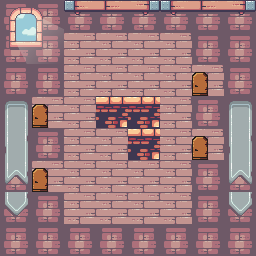

This game map was drawn from its Tiled (.tmx) file and the tilesets committed beside it. A one-line description and the full map source follow:
An orthogonal 8x8 tile map with 32x32 px tiles, 7 tile layers (Floor, Walls, Decorations, Top RIght Door, ...), 3 tilesets.

<map version="1.10" tiledversion="1.11.2" orientation="orthogonal" renderorder="right-down" width="8" height="8" tilewidth="32" tileheight="32" infinite="0" nextlayerid="8" nextobjectid="1">
 <tileset firstgid="1" source="Terrain (32x32).tsx" />
 <tileset firstgid="248" source="door_closed.tsx" />
 <tileset firstgid="249" source="Decorations (32x32).tsx" />
 <layer id="1" name="Floor" width="8" height="8">
  <data encoding="csv">
155,155,155,155,155,155,155,155,
155,155,155,155,155,155,155,155,
155,155,155,155,155,155,155,155,
155,155,155,155,155,155,155,155,
155,155,155,155,155,155,155,155,
155,155,155,155,155,155,155,155,
155,155,155,155,155,155,155,155,
155,155,155,155,155,155,155,155
</data>
 </layer>
 <layer id="2" name="Walls" width="8" height="8">
  <data encoding="csv">
215,215,215,215,215,215,215,215,
215,215,0,0,0,0,215,215,
215,215,0,0,0,0,0,215,
215,0,0,84,84,0,215,215,
215,215,0,0,84,0,0,215,
215,0,0,0,0,0,215,215,
215,215,0,0,0,0,215,215,
215,215,215,215,215,215,215,215
</data>
 </layer>
 <layer id="7" name="Decorations" width="8" height="8">
  <data encoding="csv">
274,275,265,266,267,265,266,267,
281,282,0,0,0,0,0,0,
0,0,0,0,0,0,0,0,
257,0,0,0,0,0,0,257,
264,0,0,0,0,0,0,264,
271,0,0,0,0,0,0,271,
278,0,0,0,0,0,0,278,
0,0,0,0,0,0,0,0
</data>
 </layer>
 <layer id="3" name="Top RIght Door" width="8" height="8">
  <data encoding="csv">
0,0,0,0,0,0,0,0,
0,0,0,0,0,0,0,0,
0,0,0,0,0,0,248,0,
0,0,0,0,0,0,0,0,
0,0,0,0,0,0,0,0,
0,0,0,0,0,0,0,0,
0,0,0,0,0,0,0,0,
0,0,0,0,0,0,0,0
</data>
 </layer>
 <layer id="4" name="Bottom Right Door" width="8" height="8">
  <data encoding="csv">
0,0,0,0,0,0,0,0,
0,0,0,0,0,0,0,0,
0,0,0,0,0,0,0,0,
0,0,0,0,0,0,0,0,
0,0,0,0,0,0,248,0,
0,0,0,0,0,0,0,0,
0,0,0,0,0,0,0,0,
0,0,0,0,0,0,0,0
</data>
 </layer>
 <layer id="5" name="Top Left Door" width="8" height="8">
  <data encoding="csv">
0,0,0,0,0,0,0,0,
0,0,0,0,0,0,0,0,
0,0,0,0,0,0,0,0,
0,248,0,0,0,0,0,0,
0,0,0,0,0,0,0,0,
0,0,0,0,0,0,0,0,
0,0,0,0,0,0,0,0,
0,0,0,0,0,0,0,0
</data>
 </layer>
 <layer id="6" name="Bottom Left Door" width="8" height="8">
  <data encoding="csv">
0,0,0,0,0,0,0,0,
0,0,0,0,0,0,0,0,
0,0,0,0,0,0,0,0,
0,0,0,0,0,0,0,0,
0,0,0,0,0,0,0,0,
0,248,0,0,0,0,0,0,
0,0,0,0,0,0,0,0,
0,0,0,0,0,0,0,0
</data>
 </layer>
</map>
